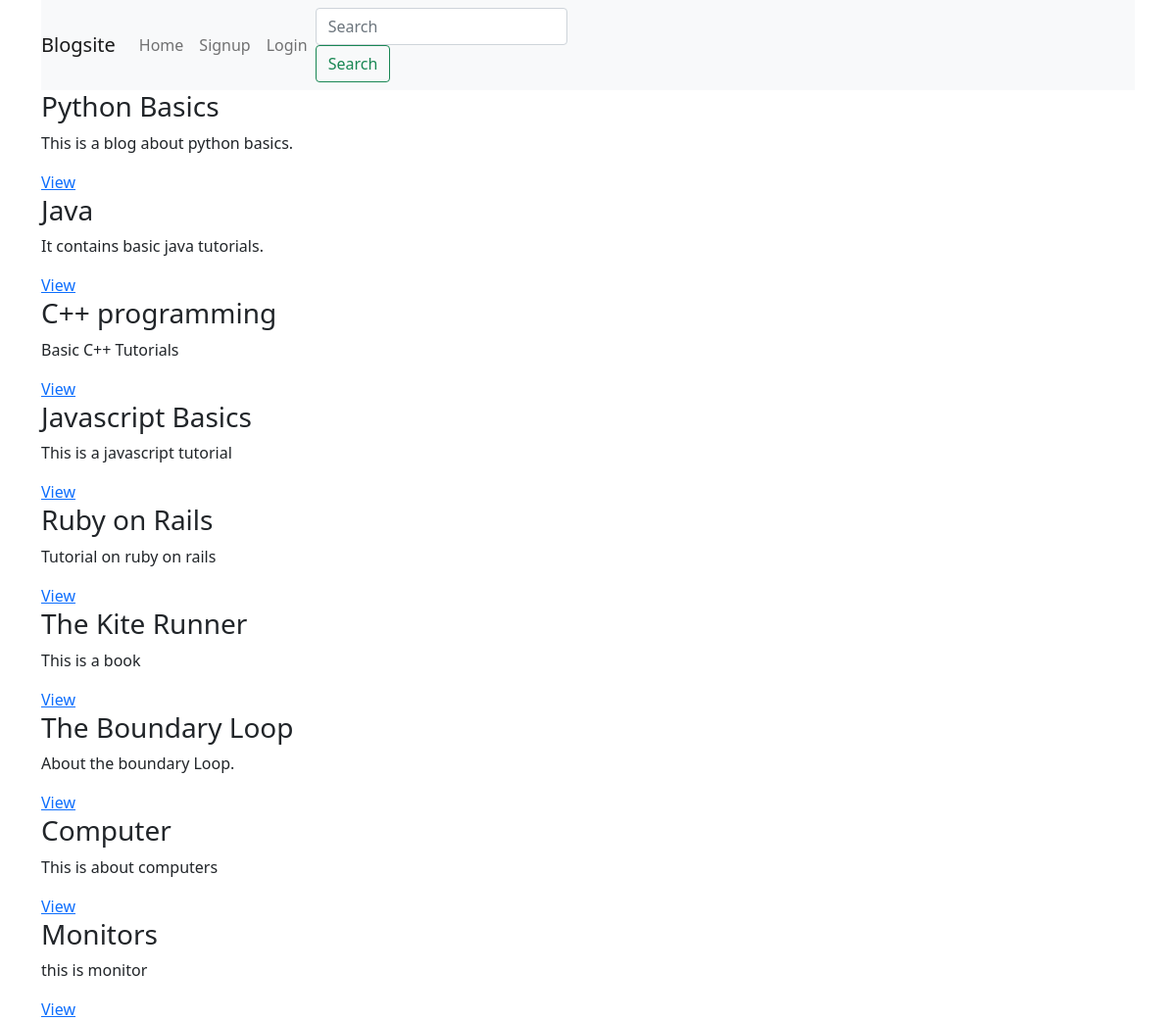
Before: / with the older database file.
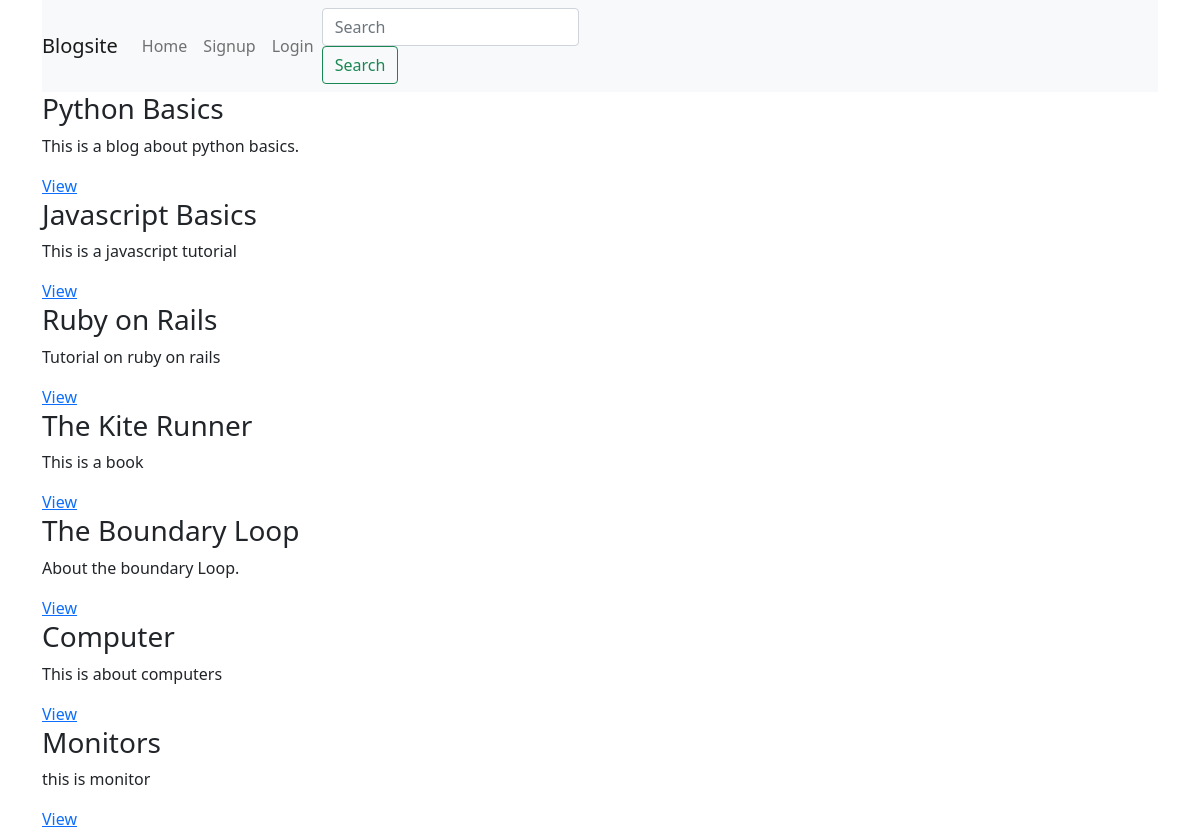
After: the same page with the newer database file.
### posts/models.py (models this page shows, shortened)
class Post(models.Model):
    title = models.CharField(max_length=100)
    content = models.TextField()
    published_date = models.DateTimeField(auto_now=True)
    category = models.ForeignKey(Category, on_delete=models.CASCADE, null=True)
    user = models.ForeignKey(User,on_delete=models.CASCADE,null=True,blank=True)
    slug = models.SlugField(null=True, unique=True)

### posts/views.py (the view)
# urls.py: path("",views.blogs,name="blogs"),
def blogs(request):
    blogs = Post.objects.all()
    data = {'blogs':blogs}
    return render(request,'blogs.html',data)

### templates/blogs.html
{% extends 'base.html' %} {% load static %} {% block content %}
<main>
	<div class="container">
		{%for blog in blogs%}
		<h3>{{blog.title}}</h3>
		<p>{{blog.content}}</p>
		<a href="{%url 'blog_details' blog.slug %}">View</a>
		{%endfor%}
	</div>
</main>
{%endblock%}

Changed rows visible on the page:
removed Post: title "Java", content "It contains basic java tutorials."
removed Post: title "C++ programming", content "Basic C++ Tutorials"
